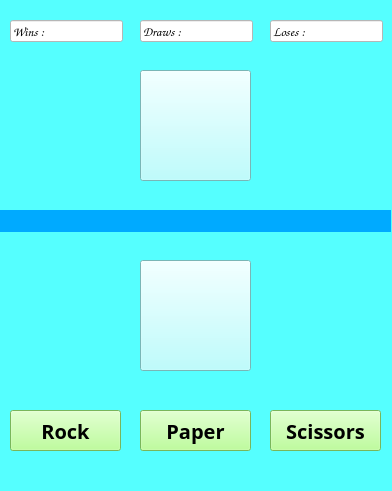
<?xml version="1.0" encoding="UTF-8"?>
<ui version="4.0">
 <class>MainWindow</class>
 <widget class="QMainWindow" name="MainWindow">
  <property name="geometry">
   <rect>
    <x>0</x>
    <y>0</y>
    <width>392</width>
    <height>491</height>
   </rect>
  </property>
  <property name="windowTitle">
   <string>Rock - Paper - Scissors</string>
  </property>
  <property name="layoutDirection">
   <enum>Qt::LayoutDirection::LeftToRight</enum>
  </property>
  <property name="styleSheet">
   <string notr="true">background-color: rgb(85, 255, 255);</string>
  </property>
  <widget class="QWidget" name="centralwidget">
   <widget class="QLineEdit" name="lineEdit">
    <property name="geometry">
     <rect>
      <x>0</x>
      <y>210</y>
      <width>391</width>
      <height>22</height>
     </rect>
    </property>
    <property name="font">
     <font>
      <pointsize>7</pointsize>
     </font>
    </property>
    <property name="layoutDirection">
     <enum>Qt::LayoutDirection::RightToLeft</enum>
    </property>
    <property name="styleSheet">
     <string notr="true">background-color: rgb(0, 170, 255);</string>
    </property>
    <property name="text">
     <string/>
    </property>
    <property name="frame">
     <bool>false</bool>
    </property>
    <property name="readOnly">
     <bool>true</bool>
    </property>
   </widget>
   <widget class="QPushButton" name="computer_btn">
    <property name="geometry">
     <rect>
      <x>140</x>
      <y>70</y>
      <width>111</width>
      <height>111</height>
     </rect>
    </property>
    <property name="font">
     <font>
      <pointsize>35</pointsize>
     </font>
    </property>
    <property name="styleSheet">
     <string notr="true">background-color: rgb(170, 255, 255);</string>
    </property>
    <property name="text">
     <string/>
    </property>
   </widget>
   <widget class="QPushButton" name="user_btn">
    <property name="geometry">
     <rect>
      <x>140</x>
      <y>260</y>
      <width>111</width>
      <height>111</height>
     </rect>
    </property>
    <property name="font">
     <font>
      <pointsize>35</pointsize>
     </font>
    </property>
    <property name="styleSheet">
     <string notr="true">background-color: rgb(170, 255, 255);</string>
    </property>
    <property name="text">
     <string/>
    </property>
   </widget>
   <widget class="QPushButton" name="paper_btn">
    <property name="geometry">
     <rect>
      <x>140</x>
      <y>410</y>
      <width>111</width>
      <height>41</height>
     </rect>
    </property>
    <property name="font">
     <font>
      <family>Segoe Print</family>
      <pointsize>15</pointsize>
      <bold>true</bold>
     </font>
    </property>
    <property name="styleSheet">
     <string notr="true">background-color: rgb(170, 255, 127);</string>
    </property>
    <property name="text">
     <string>Paper</string>
    </property>
   </widget>
   <widget class="QLineEdit" name="txt_win">
    <property name="geometry">
     <rect>
      <x>10</x>
      <y>20</y>
      <width>113</width>
      <height>22</height>
     </rect>
    </property>
    <property name="font">
     <font>
      <family>Comic Sans MS</family>
      <pointsize>10</pointsize>
      <bold>true</bold>
     </font>
    </property>
    <property name="styleSheet">
     <string notr="true">background-color: rgb(255, 255, 255);</string>
    </property>
    <property name="text">
     <string>Wins :</string>
    </property>
   </widget>
   <widget class="QLineEdit" name="txt_draw">
    <property name="geometry">
     <rect>
      <x>140</x>
      <y>20</y>
      <width>113</width>
      <height>22</height>
     </rect>
    </property>
    <property name="font">
     <font>
      <family>Comic Sans MS</family>
      <pointsize>10</pointsize>
      <bold>true</bold>
     </font>
    </property>
    <property name="styleSheet">
     <string notr="true">background-color: rgb(255, 255, 255);</string>
    </property>
    <property name="text">
     <string>Draws :</string>
    </property>
   </widget>
   <widget class="QLineEdit" name="txt_lose">
    <property name="geometry">
     <rect>
      <x>270</x>
      <y>20</y>
      <width>113</width>
      <height>22</height>
     </rect>
    </property>
    <property name="font">
     <font>
      <family>Comic Sans MS</family>
      <pointsize>10</pointsize>
      <bold>true</bold>
     </font>
    </property>
    <property name="styleSheet">
     <string notr="true">background-color: rgb(255, 255, 255);</string>
    </property>
    <property name="text">
     <string>Loses :</string>
    </property>
   </widget>
   <widget class="QPushButton" name="scissors_btn">
    <property name="geometry">
     <rect>
      <x>270</x>
      <y>410</y>
      <width>111</width>
      <height>41</height>
     </rect>
    </property>
    <property name="font">
     <font>
      <family>Segoe Print</family>
      <pointsize>15</pointsize>
      <bold>true</bold>
     </font>
    </property>
    <property name="styleSheet">
     <string notr="true">background-color: rgb(170, 255, 255);
background-color: rgb(170, 255, 127);</string>
    </property>
    <property name="text">
     <string>Scissors</string>
    </property>
   </widget>
   <widget class="QPushButton" name="rock_btn">
    <property name="geometry">
     <rect>
      <x>10</x>
      <y>410</y>
      <width>111</width>
      <height>41</height>
     </rect>
    </property>
    <property name="font">
     <font>
      <family>Segoe Print</family>
      <pointsize>15</pointsize>
      <bold>true</bold>
     </font>
    </property>
    <property name="styleSheet">
     <string notr="true">background-color: rgb(170, 255, 127);</string>
    </property>
    <property name="text">
     <string>Rock</string>
    </property>
   </widget>
  </widget>
  <widget class="QMenuBar" name="menubar">
   <property name="geometry">
    <rect>
     <x>0</x>
     <y>0</y>
     <width>392</width>
     <height>22</height>
    </rect>
   </property>
  </widget>
  <widget class="QStatusBar" name="statusbar"/>
 </widget>
 <resources/>
 <connections/>
</ui>
